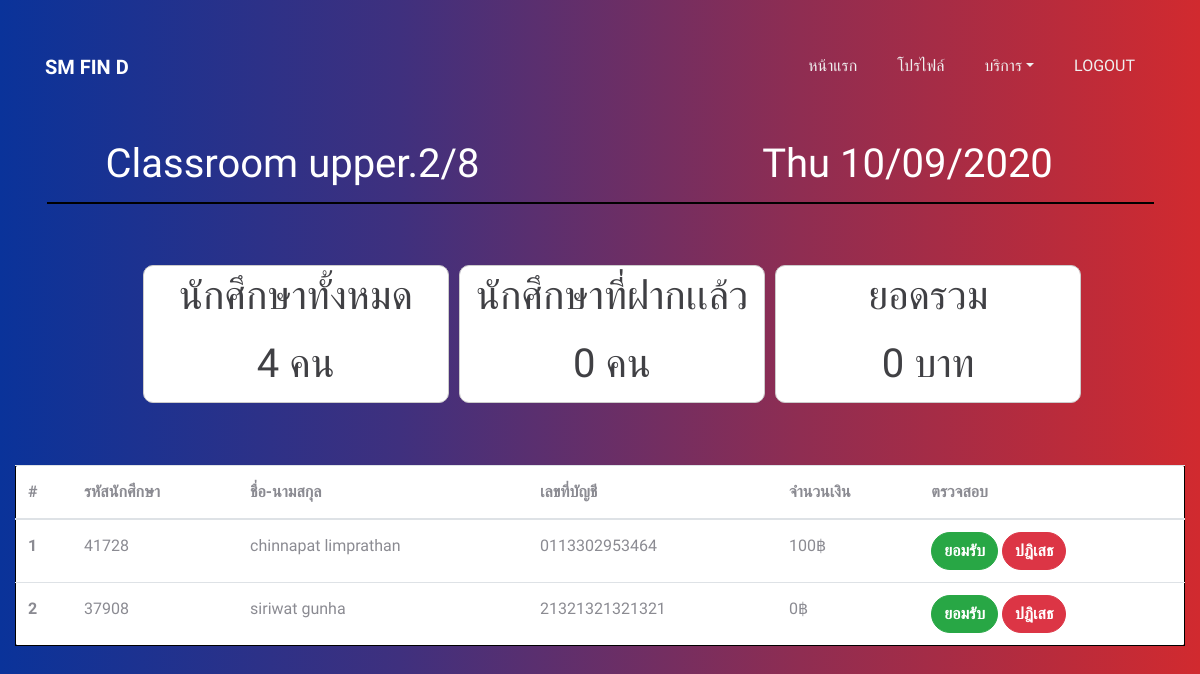
/report.php (signed in), run on the app's committed database.
### tables this page shows
CREATE TABLE `member` (
  `MemberID` int(10) NOT NULL,
  `MemberCode` int(10) NOT NULL,
  `Firstname` varchar(255) NOT NULL,
  `Lastname` varchar(255) NOT NULL,
  `Dept` varchar(100) NOT NULL,
  `Section` varchar(100) NOT NULL,
  `Class` int(10) NOT NULL,
  `Room` int(10) NOT NULL,
  `Tel` varchar(100) NOT NULL,
  `Email` varchar(100) NOT NULL,
  `Password` varchar(255) NOT NULL,
  `Userlevel` varchar(100) NOT NULL,
  `SpecialStatus` varchar(100) DEFAULT NULL
);

CREATE TABLE `member_account` (
  `AccountID` int(10) NOT NULL,
  `Account_number` varchar(50) DEFAULT NULL,
  `Bankbook` varchar(50) DEFAULT NULL,
  `Account_balance` float DEFAULT NULL,
  `MemberID` int(10) DEFAULT NULL
);

CREATE TABLE `member_trans` (
  `TransID` int(10) NOT NULL,
  `Amount` float NOT NULL,
  `Date` date NOT NULL,
  `Time` time NOT NULL,
  `AccountID` int(10) NOT NULL,
  `Status` int(10) NOT NULL
);

### report.php (the view, shortened to what this page needs)
<?php
require "./config/connect.php";
$dept = $_SESSION['dept'];
$section = $_SESSION['section'];
$class = $_SESSION['class'];
$room = $_SESSION['room'];
$todayDate = date("Y-m-d");
?>
<!DOCTYPE html>
<html lang="en">
<head>
  <link rel="stylesheet" href="css/open-iconic-bootstrap.min.css">
  <link rel="stylesheet" href="css/animate.css">
  <link rel="stylesheet" href="css/owl.carousel.min.css">
  <link rel="stylesheet" href="css/owl.theme.default.min.css">
  <link rel="stylesheet" href="css/magnific-popup.css">
  <link rel="stylesheet" href="css/aos.css">
  <link rel="stylesheet" href="css/ionicons.min.css">
  <link rel="stylesheet" href="css/bootstrap-datepicker.css">
  <link rel="stylesheet" href="css/jquery.timepicker.css">
  <link rel="stylesheet" href="css/flaticon.css">
  <link rel="stylesheet" href="css/icomoon.css">
  <link rel="stylesheet" href="css/report.css">
</head>
<body>
  <section class="home-slider ftco-degree-bg">
    <div class="slider-item">
      <div>
        <?php require "./navbar.php"; ?>
        <div class="row headerreport">
          <div class="col-md-6">
            <h1 class="reporttext">Classroom <span><?php echo $_SESSION['level']; ?></span></h1>
          </div>
          <div class="col-md-6">
            <h1 class="reporttext"><?php echo Date("D d/m/Y"); ?></h1>
          </div>
        </div>
        <div class="row">
          <div class=" studentsum">
            <div class="col-md-4 allstudent">
              <?php
              $sql = "SELECT * FROM `member` WHERE `Userlevel` = 'student' AND `Dept` = '$dept' AND `Section` = '$section' AND `Class` = '$class' AND `Room` = '$room'";
              $result = mysqli_query($conn, $sql) or die(mysqli_error($conn));
              $row = mysqli_num_rows($result);
              ?>
              <h1>นักศึกษาทั้งหมด</h1>
              <h1><?php echo $row; ?> <span>คน</span></h1>
            </div>
            <?php
              $sql = "SELECT mt.TransID, m.MemberCode, m.Firstname, m.Lastname, ma.Account_number, mt.Date, mt.Amount, mt.Status
              FROM member AS m
              INNER JOIN member_account AS ma ON  m.MemberID = ma.MemberID
              INNER JOIN member_trans AS mt ON ma.AccountID = mt.AccountID
              WHERE mt.Status = '5' AND m.Dept = '$dept' AND m.Section = '$section' AND m.Class = '$class' AND m.Room = '$room'";
              $query = mysqli_query($conn, $sql) or die(mysqli_error($conn));
              $successDepo = mysqli_num_rows($query);
            ?>
            <div class="col-md-4  allstudent">
              <h1>นักศึกษาที่ฝากเเล้ว</h1>
              <h1><?php echo $successDepo;  ?> <span>คน</span></h1>
            </div>
            <?php
              $sql = "SELECT mt.TransID, m.MemberCode, m.Firstname, m.Lastname, ma.Account_number, mt.Date, SUM(mt.Amount), mt.Status
              FROM member AS m
              INNER JOIN member_account AS ma ON  m.MemberID = ma.MemberID
              INNER JOIN member_trans AS mt ON ma.AccountID = mt.AccountID
              WHERE mt.Status = '5' AND m.Dept = '$dept' AND m.Section = '$section' AND m.Class = '$class' AND m.Room = '$room' AND mt.Date = '$todayDate'";
              $query = mysqli_query($conn, $sql) or die(mysqli_error($conn));
              $sumAmount = mysqli_fetch_array($query);
            ?>
            <div class="col-md-4  allstudent">
              <h1>ยอดรวม</h1>
              <h1><?php if(!empty($sumAmount['SUM(mt.Amount)'])){echo $sumAmount['SUM(mt.Amount)'];}else{ echo "0";}?> <span>บาท</span></h1>
            </div>
          </div>
        </div>
        <?php
        $sql = "SELECT member_trans.TransID, member.MemberCode, member.Firstname, member.Lastname, member_account.Account_number, member_trans.Date, member_trans.Amount, member_trans.Status
        FROM member
        INNER JOIN member_account ON  member.MemberID = member_account.MemberID
        INNER JOIN member_trans ON member_account.AccountID = member_trans.AccountID
        WHERE member_trans.Status = '$status' AND member.Dept = '$dept' AND member.Section = '$section' AND member.Class = '$class' AND member.Room = '$room'";
        $query = mysqli_query($conn, $sql) or die(mysqli_error($conn));
        $num = mysqli_num_rows($query);
        ?>
        <div class="col table-responsive ">
          <table class="table tablewhite">
            <thead>
              <tr>
                <th scope="col">#</th>
                <th scope="col">รหัสนักศึกษา</th>
                <th scope="col">ชื่อ-นามสกุล</th>
                <th scope="col">เลขที่บัญชี</th>
                <th scope="col">จำนวนเงิน</th>
                <th colspan="2" scope="col">ตรวจสอบ</th>
              </tr>
            </thead>
            <tbody>
              <?php
              $n = 1;
              if ($num > 0) {
                while ($row = mysqli_fetch_array($query)) { ?>
                  <tr>
                    <th scope="row"><?php echo $n; ?></th>
                    <td><?php echo $row['MemberCode']; ?></td>
                    <td><?php echo $row['Firstname'] . " " . $row['Lastname']; ?></td>
                    <td><?php echo $row['Account_number']; ?></td>
                    <td><?php echo $row['Amount']; ?><span>฿</span></td>
                    <td><a href="./config/report-process.php?id=<?php echo $row['TransID']; ?>&btn=accept"  class="btn btn-success" onclick=" return confirm('are you sure');">ยอมรับ</a>
                    <a href="./config/report-process.php?id=<?php echo $row['TransID']; ?>& btn=reject" class="btn btn-danger">ปฎิเสธ</a></td>
                  </tr>
                <?php $n++;
                }
              } else { ?>
              <?php } ?>
            </tbody>
          </table>
        </div>
      </div>
    </div>
  </section>
</body>
</html>

### navbar.php (shortened to what this page needs)
<?php if (isset($_SESSION['hasLogin'])) {  ?>
  <nav class="navbar navbar-expand-lg navbar-dark ftco_navbar bg-dark ftco-navbar-light" id="ftco-navbar">
    <div class="container">
      <a class="navbar-brand" href="index.php">SM FIN D</a>
      <div class="collapse navbar-collapse" id="ftco-nav">
        <ul class="navbar-nav ml-auto">
          <li class="nav-item <?php if($_SERVER['PHP_SELF'] == "/SM-FIND/index.php"){ echo "active";} ?>"><a href="index.php" class="nav-link">หน้าแรก</a></li>
          <?php if($_SESSION['userlevel'] != "teller" AND $_SESSION['userlevel'] != "bank-account"){ ?>
          <li class="nav-item <?php if($_SERVER['PHP_SELF'] == "/SM-FIND/about.php"){ echo "active";} ?>"><a href="about.php" class="nav-link">โปรไฟล์</a></li>
          <li class="nav-item dropdown">
            <a class="nav-link dropdown-toggle" id="dropdown04" data-toggle="dropdown" aria-haspopup="true" aria-expanded="false">บริการ</a>
          </li>
          <?php } ?>
          <li class="nav-item"><a href="./config/logout.php" class="nav-link">LOGOUT</a></li>
        </ul>
      </div>
    </div>
  </nav>
  <?php } ?>

### data on the page
member: MemberCode "41728", Firstname "chinnapat", Lastname "limprathan", member_account.Account_number "0113302953464", member_trans.Amount "100"
member: MemberCode "37908", Firstname "siriwat", Lastname "gunha", member_account.Account_number "21321321321321", member_trans.Amount "0"

### other printed values
$_SESSION['level'] "upper.2/8"
Date("D d/m/Y") "Thu 10/09/2020"
$row "4"
$successDepo "0"
